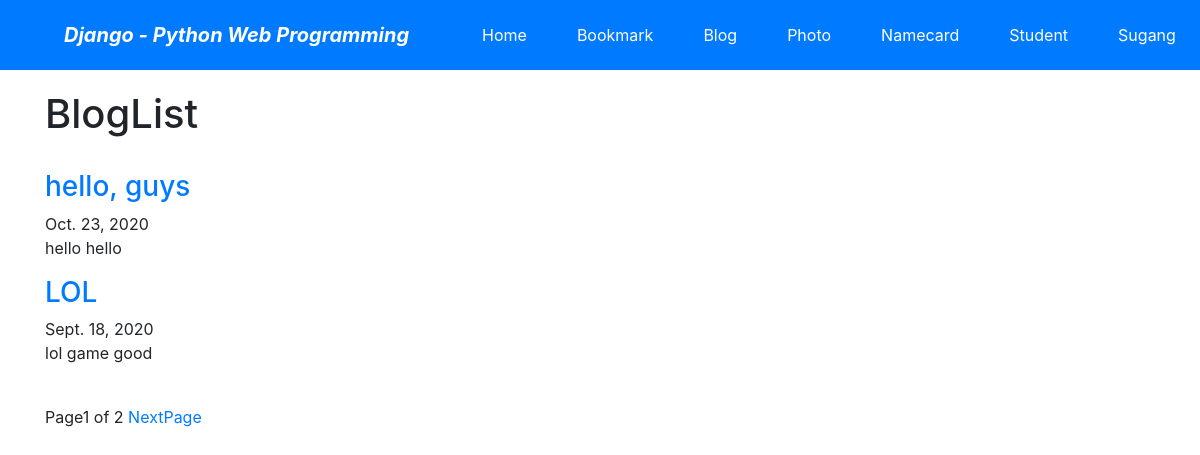
Screenshot of /blog/ with the database file from the repository.
### blog/models.py (models this page shows, shortened)
class Post(models.Model):
    title = models.CharField(verbose_name='TITLE', max_length=50)
    slug = models.SlugField('SLUG', unique=True, allow_unicode=True, help_text='one word for title alias.')
    description = models.CharField('DESCRIPTION', max_length=100, blank=True, help_text='simple description text.')
    content = models.TextField('CONTENT')
    create_dt = models.DateTimeField('CREATE DATE', auto_now_add=True)
    modify_dt = models.DateTimeField('MODIFY DATE', auto_now=True)
    owner = models.ForeignKey(User, on_delete=models.CASCADE, verbose_name='OWNER', blank=True, null=True)
    class Meta:
        verbose_name = 'post'
        verbose_name_plural = 'posts'
        db_table = 'blog_posts'
        ordering = ('-modify_dt',)
    def get_absolute_url(self):
        return reverse('blog:post_detail', args=(self.slug,))

### blog/views.py (the view)
# urls.py: path('', views.PostLV.as_view(), name='index'),
class PostLV(ListView):
    model = Post
    template_name = 'blog/post_all.html'
    context_object_name = 'posts'
    paginate_by = 2

### blog/templates/blog/post_all.html (shortened to what this page needs)
{% extends "base.html" %}
{% block content %}
<h1>BlogList</h1>
<br>
{% for post in posts %}
    <h3><a href='{{ post.get_absolute_url }}'>{{post.title}}</a></h3>
    {{post.modify_dt|date:"N d, Y"}}
    <p>{{post.description}}</p>
{%endfor%}
<br>
<div>
    <span>
        Page{{page_obj.number}} of {{page_obj.paginator.num_pages}}
        {%if page_obj.has_next%}
            <a href="?page={{page_obj.next_page_number}}">NextPage</a>
        {%endif%}
    </span>
</div>
{% endblock %}

### rows the page displays
Post: title "hello, guys", modify_dt "Oct. 23, 2020", description "hello hello"
Post: title "LOL", modify_dt "Sept. 18, 2020", description "lol game good"

### other values shown
{{ page_obj.number }} "1"
{{ page_obj.paginator.num_pages }} "2"
